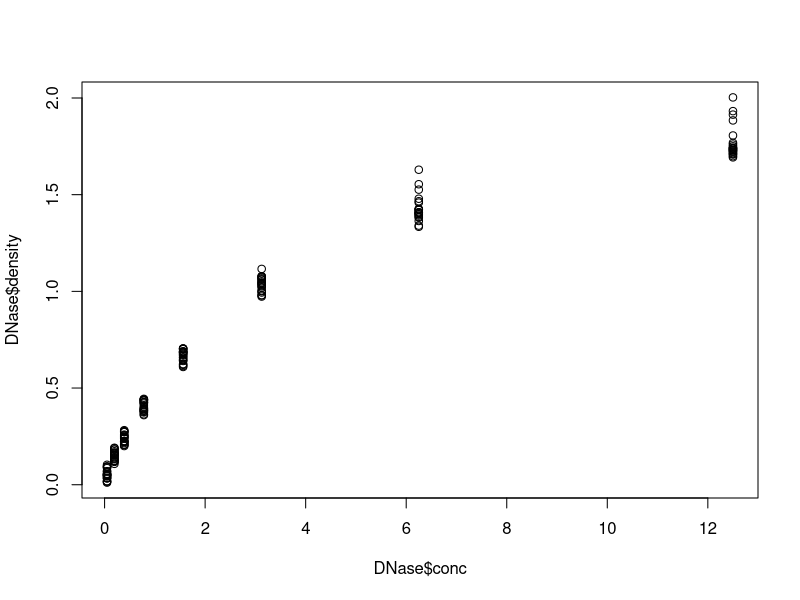
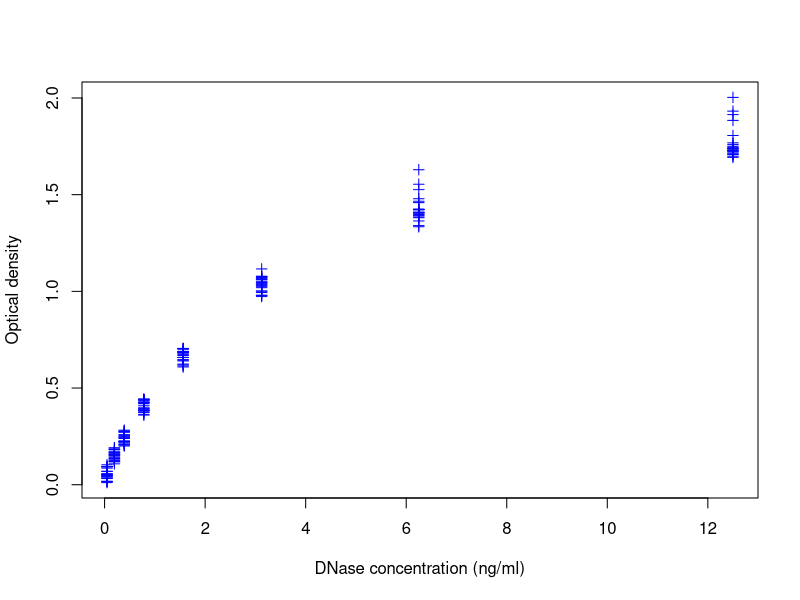
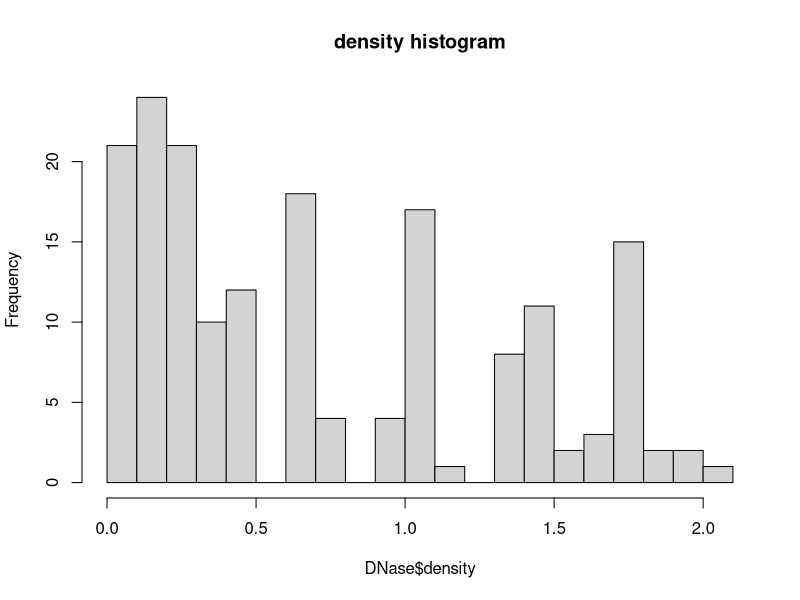
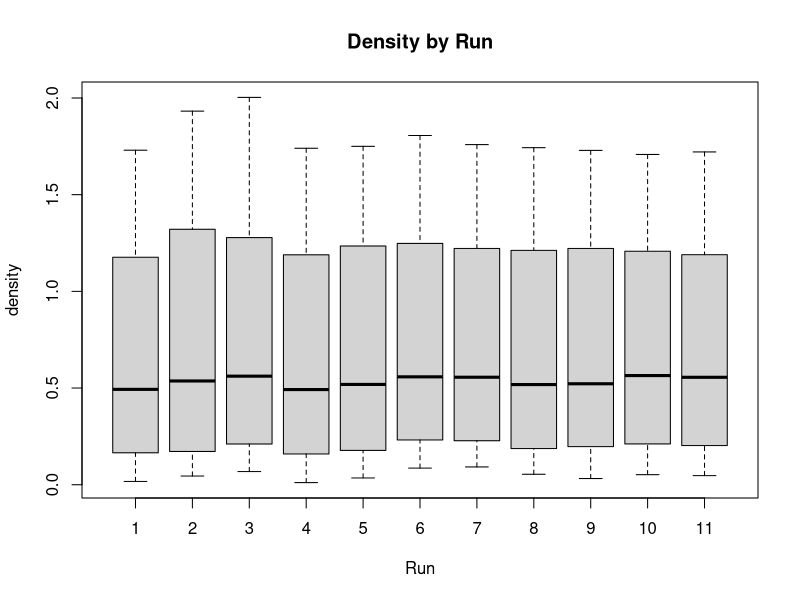
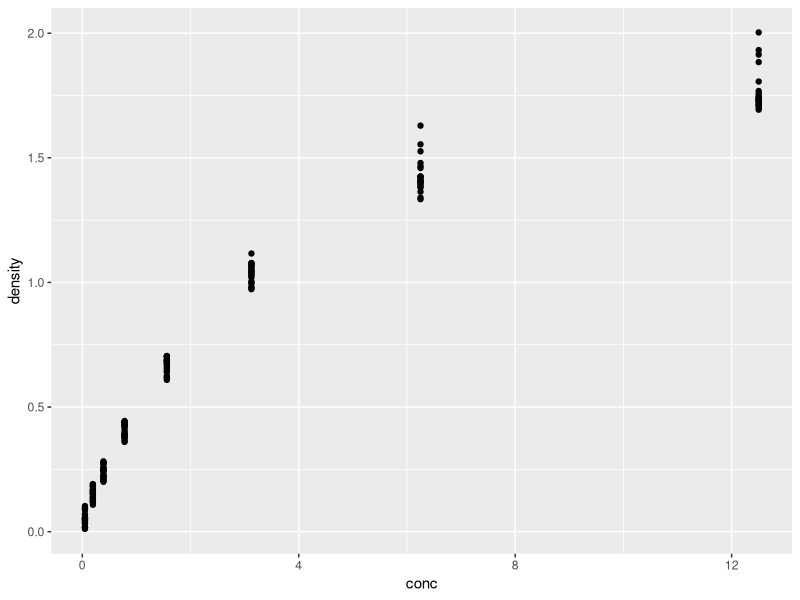

Write R code to recreate these figures, in order. (Note: this script raises an error after producing the figures.)
## ---- chunk 1
head(DNase)
tail(DNase)

plot(DNase$conc, DNase$density)
## ---- chunk 2
plot(DNase$conc, DNase$density,
  ylab = attr(DNase, "labels")$y,
  xlab = paste(attr(DNase, "labels")$x, attr(DNase, "units")$x),
  pch = 3,
  col = "blue")
## ---- chunk 3
hist(DNase$density, breaks=25, main = "density histogram")
DNase$Run <- factor(DNase$Run, levels = seq(1,11))
boxplot(density ~ Run, data = DNase, main = 'Density by Run')
## ---- chunk 4
library(ggplot2)
library(dplyr)
ggplot(DNase, aes(x = conc, y = density)) + geom_point()

## ---- chunk 5
dftx = data.frame(t(Biobase::exprs(x)), pData(x))
ggplot( dftx, aes( x = X1426642_at, y = X1418765_at)) +
  geom_point( shape = 1 ) +
  geom_smooth( method = "loess" )
## ---- chunk 6
library("Hmisc")
library(ggplot2)
library("reshape2")
library(Biobase)
genes = melt(Biobase::exprs(x)[selectedProbes, ],
             varnames = c("probe", "sample"))

ggplot(genes, aes( x = gene, y = value, fill = gene)) +
  stat_summary(fun = mean, geom = "bar") +
  stat_summary(fun.data = mean_cl_normal, geom = "errorbar",
               width = 0.25)
